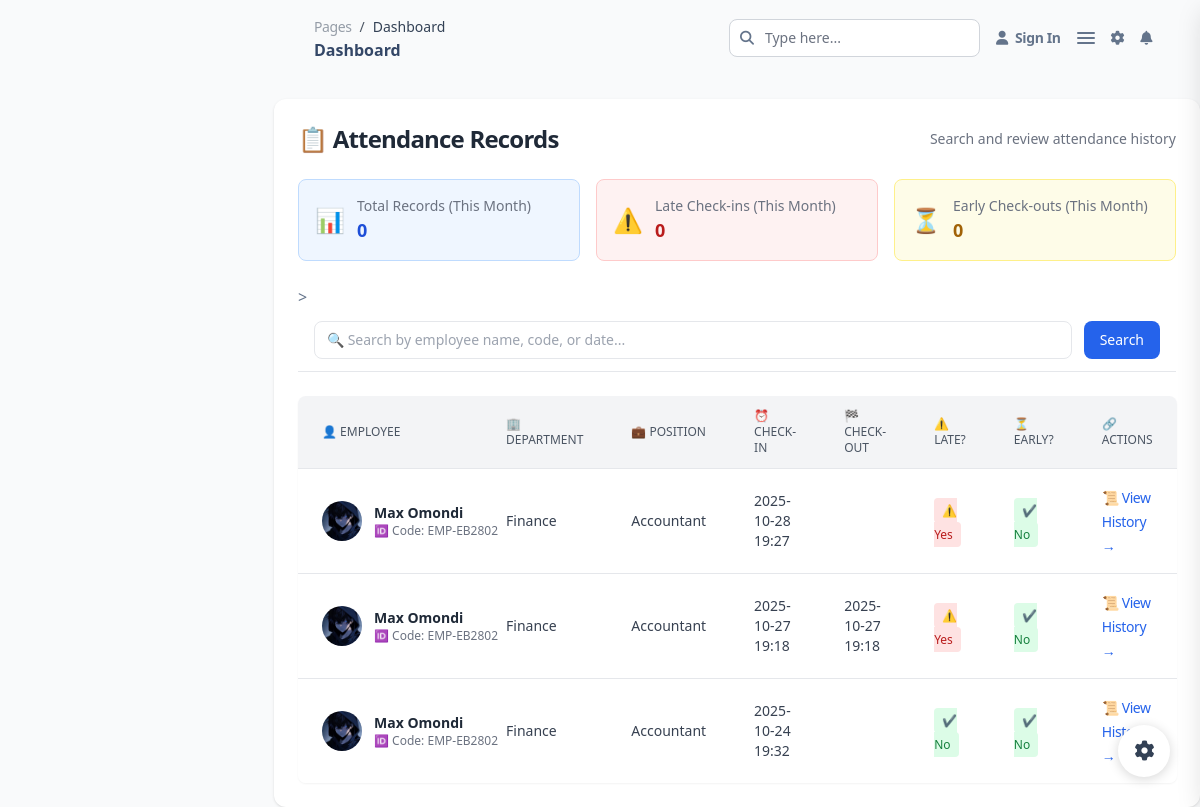
The app's page /attendance/list/ (signed in) with its own data.
### attendance/models.py (models this page shows, shortened)
class Attendance(models.Model):
    employee = models.ForeignKey(
        "users.Employee",
        on_delete=models.CASCADE,
        related_name="attendances",
    )
    check_in_latitude = models.DecimalField(max_digits=9, decimal_places=6, null=True, blank=True)
    check_in_longitude = models.DecimalField(max_digits=9, decimal_places=6, null=True, blank=True)
    check_in_image = models.ImageField(upload_to="attendance_photos/", null=True, blank=True)
    check_in_date = models.DateTimeField(null=True, blank=True)
    check_out_latitude = models.DecimalField(max_digits=9, decimal_places=6, null=True, blank=True)
    check_out_longitude = models.DecimalField(max_digits=9, decimal_places=6, null=True, blank=True)
    check_out_image = models.ImageField(upload_to="attendance_photos/", null=True, blank=True)
    check_out_date = models.DateTimeField(null=True, blank=True)
    device_ip = models.GenericIPAddressField(null=True, blank=True)
    previous_ip = models.GenericIPAddressField(null=True, blank=True)
    distance_from_station = models.FloatField(null=True, blank=True)
    is_valid = models.BooleanField(default=False)
    is_late_check_in = models.BooleanField(default=False)
    is_early_check_out = models.BooleanField(default=False)
    device_changed = models.BooleanField(default=False)
    created_at = models.DateTimeField(auto_now_add=True)
    updated_at = models.DateTimeField(auto_now=True)
    VALID_DISTANCE_THRESHOLD = 100.0  # meters
    LATE_THRESHOLD_MINUTES = 10
    EARLY_THRESHOLD_MINUTES = 10
    class Meta:
        ordering = ["-check_in_date"]

### users/models.py (models this page shows, shortened)
class Employee(models.Model):
    EMPLOYMENT_TYPE_CHOICES = [
        ('full_time', 'Full-Time'),
        ('part_time', 'Part-Time'),
        ('contract', 'Contract'),
        ('intern', 'Intern'),
    ]
    GENDER_CHOICES = [
        ('male', 'Male'),
        ('female', 'Female'),
        ('other', 'Other'),
    ]
    MARITAL_STATUS_CHOICES = [
        ('single', 'Single'),
        ('married', 'Married'),
        ('divorced', 'Divorced'),
        ('widowed', 'Widowed'),
    ]
    JOB_STATUS_CHOICES = [
        ('active', 'Active'),
        ('suspended', 'Suspended'),
        ('terminated', 'Terminated'),
        ('resigned', 'Resigned'),
    ]
    employee_code = models.CharField(max_length=20, unique=True)
    full_name = models.CharField(max_length=255, null=True)
    phone_number = models.CharField(max_length=20,null=True)
    date_of_joining = models.DateField(null=True, blank=True)
    department = models.ForeignKey(Department, on_delete=models.SET_NULL, null=True, blank=True)
    sub_department = models.ForeignKey(SubDepartment, on_delete=models.SET_NULL, null=True, blank=True)
    stations = models.ManyToManyField(
        "attendance.Station",
        related_name="employees",
        blank=True
    )
    job_position = models.CharField(max_length=255, blank=True, null=True)
    employment_type = models.CharField(max_length=50, choices=[("full_time", "Full Time"), ("part_time", "Part Time"), ("contract", "Contract")])
    gender = models.CharField(max_length=10,null=True, choices=[("male", "Male"), ("female", "Female"), ("other", "Other")])
    marital_status = models.CharField(max_length=15,null=True, choices=[("single", "Single"), ("married", "Married"), ("divorced", "Divorced")])
    job_status = models.CharField(max_length=20, choices=[("active", "Active"), ("inactive", "Inactive")])
    national_id = models.CharField(max_length=20, blank=True, null=True)
    date_of_birth = models.DateField(null=True, blank=True)
    address = models.TextField(blank=True, null=True)
    bank_account_number = models.CharField(max_length=30, blank=True, null=True)
    bank_name = models.CharField(max_length=100, blank=True, null=True)
    next_of_kin_name = models.CharField(max_length=255, blank=True, null=True)
    next_of_kin_relationship = models.CharField(max_length=100, blank=True, null=True)
    next_of_kin_phone = models.CharField(max_length=20, blank=True, null=True)
    documents = models.FileField(upload_to="employee_docs/", blank=True, null=True)
    profile_image = models.ImageField(
        upload_to="employee_photos/",
        null=True,
        blank=True,
        help_text="Upload employee profile picture"
    )
    created_at = models.DateTimeField(auto_now_add=True)
    updated_at = models.DateTimeField(auto_now=True)
    bank_account_number = models.CharField(max_length=30, blank=True, null=True)
    bank_name = models.CharField(max_length=100, blank=True, null=True)
    basic_salary = models.DecimalField(
        max_digits=10, decimal_places=2,
        default=0,
        help_text="Base salary of the employee"
    )
    allowances = models.ManyToManyField(
        'payroll.Allowance',
        blank=True,
        related_name='employees',
        help_text="Allowances applicable to this employee"
    )
    overtime_rate = models.DecimalField(
        max_digits=10, decimal_places=2,
        default=0,
        help_text="Standard overtime rate per hour"
    )
    night_overtime_rate = models.DecimalField(
        max_digits=10, decimal_places=2,
        default=0,
        help_text="Night overtime rate per hour"
    )
    weekend_overtime_rate = models.DecimalField(
        max_digits=10, decimal_places=2,
        default=0,
        help_text="Weekend overtime rate per hour"
    )

class Department(models.Model):
    name = models.CharField(max_length=100, unique=True)
    description = models.TextField(blank=True, null=True)

### attendance/web/views.py (the view)
# urls.py: path("list/", attendance_list, name="attendance-list"),
@login_required
def attendance_list(request):
    user = request.user
    employee = get_employee_for_user(user)
    if user.is_manager and employee and employee.department:
        qs = Attendance.objects.filter(employee__department=employee.department)
    elif employee:
        qs = Attendance.objects.filter(employee=employee)
    else:
        qs = Attendance.objects.none()
    search_query = request.GET.get("search")
    if search_query:
        qs = qs.filter(
            Q(employee__full_name__icontains=search_query) |
            Q(employee__employee_code__icontains=search_query) |
            Q(check_in_date__date__icontains=search_query)
        )
    if request.headers.get("HX-Request") == "true" and not request.headers.get("HX-Boosted"):
        return render(request, "attendance/partials/attendance_table.html", {"attendances": qs})
    return render(request, "attendance/attendance_list.html", {"attendances": qs})

### attendance/templatetags/attendance_extras.py (called while the page is built)
@register.filter
def count_true(queryset, field_name):
    if not queryset:
        return 0
    return queryset.filter(**{field_name: True}).count()

@register.filter
def current_month(queryset):
    if not queryset:
        return queryset.none()
    now = timezone.now()
    return queryset.filter(check_in_date__year=now.year,
                           check_in_date__month=now.month)

### attendance/web/views.py (called while the page is built)
def get_employee_for_user(user):
    try:
        return Employee.objects.get(employee_code=user.username)
    except Employee.DoesNotExist:
        return None

### users/models.py (called while the page is built)
    @property
    def is_manager(self):
        return self.role == 'manager'

### attendance/templates/attendance/attendance_list.html (shortened to what this page needs)
{% extends "configs/base.html" %}
{% load static %}
{% load attendance_extras %}
{% block content %}
  <main class="ease-soft-in-out xl:ml-68.5 relative h-full max-h-screen rounded-xl transition-all duration-200">
    {% include 'configs/partials/main-top-nav.html' %}
    <section class="max-w-7xl mx-auto bg-white shadow rounded-xl p-4 sm:p-6 mt-6">
      <header class="flex flex-col sm:flex-row sm:items-center sm:justify-between mb-6 gap-2">
        <h2 class="text-xl sm:text-2xl font-bold text-gray-800">📋 Attendance Records</h2>
        <span class="text-xs sm:text-sm text-gray-500">Search and review attendance history</span>
      </header>
<div class="grid grid-cols-1 sm:grid-cols-3 gap-4 mb-6">
  <div class="bg-blue-50 border border-blue-200 rounded-lg p-4 flex items-center gap-3">
    <span class="text-2xl">📊</span>
    <div>
      <p class="text-sm text-gray-500">Total Records (This Month)</p>
      <p class="text-lg font-bold text-blue-700">{{ attendances|current_month|length }}</p>
    </div>
  </div>
  <div class="bg-red-50 border border-red-200 rounded-lg p-4 flex items-center gap-3">
    <span class="text-2xl">⚠️</span>
    <div>
      <p class="text-sm text-gray-500">Late Check-ins (This Month)</p>
      <p class="text-lg font-bold text-red-700">
        {{ attendances|current_month|count_true:"is_late_check_in" }}
      </p>
    </div>
  </div>
  <div class="bg-yellow-50 border border-yellow-200 rounded-lg p-4 flex items-center gap-3">
    <span class="text-2xl">⏳</span>
    <div>
      <p class="text-sm text-gray-500">Early Check-outs (This Month)</p>
      <p class="text-lg font-bold text-yellow-700">
        {{ attendances|current_month|count_true:"is_early_check_out" }}
      </p>
    </div>
  </div>
</div>>
      <div class="sticky top-0 z-20 bg-white border-b border-gray-200 px-3 py-2 sm:px-4 sm:py-3 mb-6">
        <form hx-get="{% url 'attendance-list' %}"
              hx-target="#attendance-container"
              hx-trigger="keyup changed delay:300ms from:input[name='search']"
              hx-swap="innerHTML"
              onsubmit="return false;"
              class="flex flex-col sm:flex-row gap-2 sm:gap-3">
          <input type="text" name="search" value="{{ request.GET.search }}"
                 placeholder="🔍 Search by employee name, code, or date..."
                 class="flex-1 border rounded-lg px-3 py-2 text-sm focus:outline-none focus:ring-2 focus:ring-blue-500">
          <button type="button"
                  class="px-3 sm:px-4 py-2 bg-blue-600 text-white text-sm rounded-lg hover:bg-blue-700 transition">
            Search
          </button>
        </form>
      </div>
      <div id="attendance-container">
        {% include "attendance/partials/attendance_table.html" %}
      </div>
    </section>
  </main>
{% endblock %}

### attendance/templates/attendance/partials/attendance_table.html (shortened to what this page needs)
<div class="hidden md:block">
  <table class="min-w-full divide-y divide-gray-200 rounded-lg overflow-hidden shadow-sm">
    <thead class="bg-gray-100">
      <tr>
        <th class="px-6 py-3 text-left text-xs font-medium text-gray-600 uppercase">👤 Employee</th>
        <th class="px-6 py-3 text-left text-xs font-medium text-gray-600 uppercase">🏢 Department</th>
        <th class="px-6 py-3 text-left text-xs font-medium text-gray-600 uppercase">💼 Position</th>
        <th class="px-6 py-3 text-left text-xs font-medium text-gray-600 uppercase">⏰ Check-In</th>
        <th class="px-6 py-3 text-left text-xs font-medium text-gray-600 uppercase">🏁 Check-Out</th>
        <th class="px-6 py-3 text-left text-xs font-medium text-gray-600 uppercase">⚠️ Late?</th>
        <th class="px-6 py-3 text-left text-xs font-medium text-gray-600 uppercase">⏳ Early?</th>
        <th class="px-6 py-3 text-left text-xs font-medium text-gray-600 uppercase">🔗 Actions</th>
      </tr>
    </thead>
    <tbody class="divide-y divide-gray-200 bg-white">
      {% for record in attendances %}
      <tr class="hover:bg-gray-50 transition">
        <td class="px-6 py-4 whitespace-nowrap">
          <div class="flex items-center gap-3">
            {% if record.employee.profile_image %}
              <img src="{{ record.employee.profile_image.url }}" alt="Profile" class="w-10 h-10 rounded-full object-cover">
            {% else %}
              <div class="w-10 h-10 rounded-full bg-gray-300 flex items-center justify-center text-gray-600">
                👤
              </div>
            {% endif %}
            <div>
              <p class="text-sm font-semibold text-gray-800">{{ record.employee.full_name }}</p>
              <p class="text-xs text-gray-500">🆔 Code: {{ record.employee.employee_code }}</p>
            </div>
          </div>
        </td>
        <td class="px-6 py-4 text-sm text-gray-700">{{ record.employee.department.name }}</td>
        <td class="px-6 py-4 text-sm text-gray-700">{{ record.employee.job_position|default:"-" }}</td>
        <td class="px-6 py-4 text-sm text-gray-700">{{ record.check_in_date|date:"Y-m-d H:i" }}</td>
        <td class="px-6 py-4 text-sm text-gray-700">{{ record.check_out_date|date:"Y-m-d H:i" }}</td>
        <td class="px-6 py-4">
          {% if record.is_late_check_in %}
            <span class="px-2 py-1 text-xs rounded bg-red-100 text-red-700">⚠️ Yes</span>
          {% else %}
            <span class="px-2 py-1 text-xs rounded bg-green-100 text-green-700">✔️ No</span>
          {% endif %}
        </td>
        <td class="px-6 py-4">
          {% if record.is_early_check_out %}
            <span class="px-2 py-1 text-xs rounded bg-yellow-100 text-yellow-700">⏳ Yes</span>
          {% else %}
            <span class="px-2 py-1 text-xs rounded bg-green-100 text-green-700">✔️ No</span>
          {% endif %}
        </td>
        <td class="px-6 py-4">
          <a href="{% url 'attendance-history' record.employee.id %}"
             class="text-blue-600 hover:text-blue-800 text-sm font-medium" hx-boost="true">
            📜 View History →
          </a>
        </td>
      </tr>
      {% empty %}
      <tr>
        <td colspan="8" class="px-6 py-4 text-center text-gray-500">🙅 No records found</td>
      </tr>
      {% endfor %}
    </tbody>
  </table>
</div>

### records on screen
Attendance: employee.profile_image (picture), employee.full_name "Max Omondi", employee.employee_code "EMP-EB2802", employee.department.name "Finance", employee.job_position "Accountant", check_in_date "2025-10-28 19:27", is_late_check_in "⚠️ Yes", is_early_check_out "✔️ No"
Attendance: employee.profile_image (picture), employee.full_name "Max Omondi", employee.employee_code "EMP-EB2802", employee.department.name "Finance", employee.job_position "Accountant", check_in_date "2025-10-27 19:18", check_out_date "2025-10-27 19:18", is_late_check_in "⚠️ Yes", is_early_check_out "✔️ No"
Attendance: employee.profile_image (picture), employee.full_name "Max Omondi", employee.employee_code "EMP-EB2802", employee.department.name "Finance", employee.job_position "Accountant", check_in_date "2025-10-24 19:32", is_late_check_in "✔️ No", is_early_check_out "✔️ No"

### other values on screen
{{ attendances|current_month|length }} "0"
{{ attendances|current_month|count_true:"is_late_check_in" }} "0"
{{ attendances|current_month|count_true:"is_early_check_out" }} "0"
